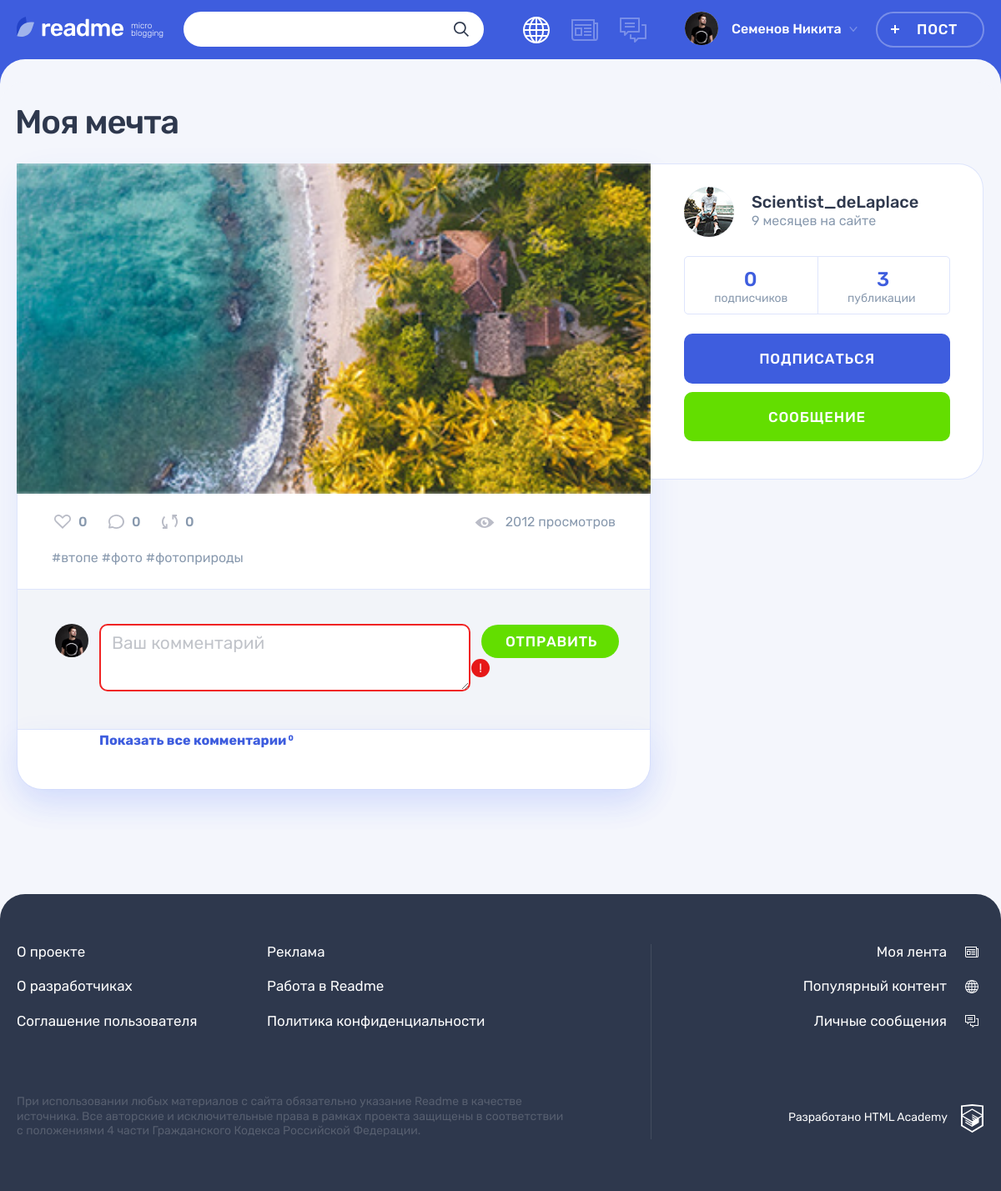
Screenshot of /post.php?id=5 with the database file from the repository.
### tables this page shows
CREATE TABLE posts (
  id INT AUTO_INCREMENT PRIMARY KEY,
  creation_date DATETIME,
  title VARCHAR(64) NOT NULL,
  text TEXT,
  quote_author VARCHAR(64),
  img VARCHAR(255),
  video VARCHAR(255),
  link VARCHAR(255),
  view_count INT,
  user_id INT,
  content_types_id INT
);

CREATE TABLE hashtags (
  id INT AUTO_INCREMENT PRIMARY KEY,
  hashtag_title VARCHAR(128)
);

CREATE TABLE users (
  id INT AUTO_INCREMENT PRIMARY KEY,
  registration_date DATETIME,
  email VARCHAR(320) NOT NULL,
  login VARCHAR(255) NOT NULL,
  password CHAR(64) NOT NULL,
  avatar VARCHAR(255)
);

### helpers.php (called while the page is built, shortened)
<?php
function get_noun_plural_form(int $number, string $one, string $two, string $many): string
{
    $number = (int)$number;
    $mod10 = $number % 10;
    $mod100 = $number % 100;
    switch (true) {
        case ($mod10 > 5):
            return $many;
        case ($mod10 >= 2 && $mod10 <= 4):
            return $two;
        default:
            return $many;
    }
}
function include_template($name, array $data = [])
{
    $name = 'templates/' . $name;
    extract($data);
    require $name;
    $result = ob_get_clean();
    return $result;
}

### db.php (called while the page is built, shortened)
<?php
$con = mysqli_connect("127.0.0.1", "root", "", "2025455-readme-12");
mysqli_set_charset($con, "utf8");
return $con;

### utils.php (called while the page is built, shortened)
<?php
function post_date($date_str, $back): array {
    $date = date_create($date_str);
    $date_format_str = date_format($date, 'Y-m-d H:i');
    $cur_date = date_create('now');
    $diff = date_diff($date, $cur_date);
    $diff_count_i = date_interval_format($diff, "%i");
    $diff_count_h = date_interval_format($diff, "%h");
    $diff_count_d = date_interval_format($diff, "%d");
    $diff_count_m = date_interval_format($diff, "%m");
    $rel_date = 0;
    if ($diff_count_i > 0 && $diff_count_i  < 60) {
        $rel_date = $diff_count_i . get_noun_plural_form($diff_count_i, ' минута ', ' минуты ', ' минут ') . $back;
    }
    if ($diff_count_d >= 7 && $diff_count_d < 30) {
        $rel_date = floor($diff_count_d / 7) . get_noun_plural_form(floor($diff_count_d / 7), ' неделю ', ' недели ', ' недель ') . $back;
    }
    if ($diff_count_m > 1) {
        $rel_date = $diff_count_m . get_noun_plural_form($diff_count_m, ' месяц ', ' месяца ', ' месяцев ') . $back;
    }
    return [$date_format_str, $rel_date];
}
function get_db($sql_query): array {
    $result = mysqli_query(require 'db.php', $sql_query);
    $array = mysqli_fetch_all($result, MYSQLI_ASSOC);
    return($array);
}
function get_post_details_from_db($filter_id): array {
    $query = sprintf("SELECT posts.id, content_types.alias, posts.title, text, quote_author, img, video, link, view_count, user_id, content_types_id
FROM posts
INNER JOIN content_types ON posts.content_types_id = content_types.id
WHERE posts.id = %d",  $filter_id);
    $array = get_db($query);
    return($array);
}
function get_likes_quantity($filter_id): int {
    $query = sprintf("SELECT l.id, l.user_id, l.post_id
FROM likes l
INNER JOIN posts p ON l.post_id = p.id
WHERE p.id = %d", $filter_id);
    $array = get_db($query);
    $likes_quantity = count($array);
    return($likes_quantity);
}
function get_hashtags_for_post($filter_id): array {
    $query = sprintf("SELECT h.hashtag_title
FROM posts p
INNER JOIN posts_hashtags ph ON p.id = ph.post_id
INNER JOIN hashtags h ON ph.hashtag_id = h.id
WHERE p.id = %d", $filter_id);
    $array = get_db($query);
    return($array);
}
function get_comments_for_post_details($filter_id): array {
    $query = sprintf("SELECT p.id, u.login, u.avatar, c.comment_creation_date, content, c.user_id, post_id
FROM comments c
INNER JOIN users u ON c.user_id = u.id
INNER JOIN posts p ON c.post_id = p.id
WHERE p.id = %d", $filter_id);
    $array = get_db($query);
    return($array);
}
function get_user_for_post_details($filter_id): array {
    $query = sprintf("SELECT p.id, u.id, u.login, u.avatar, u.registration_date
FROM posts p
INNER JOIN users u ON p.user_id = u.id
WHERE p.id = %d", $filter_id);
    $array = get_db($query);
    return($array);
}
function get_subscribers_number($filter_id): int {
    $query = sprintf("SELECT s.id, s.author_user_id, s.subscribed_user_id
FROM subscriptions s
INNER JOIN users u ON s.subscribed_user_id = u.id
WHERE u.id = %d", $filter_id);
    $array = get_db($query);
    $subscribers_number = count($array);
    return($subscribers_number);
}
function get_publications_number($filter_id): int {
    $query = sprintf("SELECT p.id, p.user_id, u.id
FROM posts p
INNER JOIN users u ON p.user_id = u.id
WHERE u.id = %d", $filter_id);
    $array = get_db($query);
    $posts_number = count($array);
    return($posts_number);
}
function get_photo_file_path($file_name): string {
    $check_file = file_exists('img/' . $file_name);
    return '../img/' . $file_name;
}

### templates/post/page.php (the view, shortened to what this page needs)
<main class="page__main page__main--publication">
    <div class="container">
        <h1 class="page__title page__title--publication"><?=$post['title']?></h1>
        <section class="post-details">
            <div class="post-details__wrapper post-<?=$post['alias']?>">
                <div class="post-details__main-block post post--details">
                <?=$content?>
                    <div class="post__indicators">
                        <div class="post__buttons">
                            <a class="post__indicator post__indicator--likes button" href="#" title="Лайк">
                                <svg class="post__indicator-icon" width="20" height="17">
                                    <use xlink:href="#icon-heart"></use>
                                </svg>
                                <span><?=$likes_quantity?></span>
                            </a>
                            <a class="post__indicator post__indicator--comments button" href="#" title="Комментарии">
                                <svg class="post__indicator-icon" width="19" height="17">
                                    <use xlink:href="#icon-comment"></use>
                                </svg>
                                <span><?=count($comments, COUNT_NORMAL)?></span>
                            </a>
                            <a class="post__indicator post__indicator--repost button" href="#" title="Репост">
                                <svg class="post__indicator-icon" width="19" height="17">
                                    <use xlink:href="#icon-repost"></use>
                                </svg>
                                <span>0</span>
                            </a>
                        </div>
                        <span class="post__view"><?=$post['view_count']?> просмотров</span>
                    </div>
                    <ul class="post__tags">
                        <?php foreach ($hashtags as $hashtag): ?>
                        <li><a href="#">#<?=$hashtag['hashtag_title']?></a></li>
                        <?php endforeach; ?>
                    </ul>
                    <div class="comments">
                        <form class="comments__form form" action="#" method="post">
                            <div class="comments__my-avatar">
                                <img class="comments__picture" src="../../img/userpic-medium.jpg" alt="Аватар пользователя">
                            </div>
                            <div class="form__input-section form__input-section--error">
                                <textarea class="comments__textarea form__textarea form__input" placeholder="Ваш комментарий"></textarea>
                                <button class="form__error-button button" type="button">!</button>
                            </div>
                            <button class="comments__submit button button--green" type="submit">Отправить</button>
                        </form>
                        <div class="comments__list-wrapper">
                            <a class="comments__more-link" href="#">
                                <span>Показать все комментарии</span>
                                <sup class="comments__amount"><?=count($comments, COUNT_NORMAL)?></sup>
                            </a>
                        </div>
                    </div>
                </div>
                <div class="post-details__user user">
                    <div class="post-details__user-info user__info">
                        <div class="post-details__avatar user__avatar">
                            <a class="post-details__avatar-link user__avatar-link" href="#">
                                <img class="post-details__picture user__picture" src="../img/<?=$user['avatar']?>" alt="Аватар пользователя">
                            </a>
                        </div>
                        <div class="post-details__name-wrapper user__name-wrapper">
                            <a class="post-details__name user__name" href="#">
                                <span><?=$user['login']?></span>
                            </a>
                            <?php $registration_date = $user['registration_date'];
                            [$format_date, $rel_date] = post_date($registration_date, 'на сайте'); ?>
                            <time class="post-details__time user__time" datetime="<?=$format_date?>" title="<?=$registration_date?>"><?=$rel_date?></time>
                        </div>
                    </div>
                    <div class="post-details__rating user__rating">
                        <p class="post-details__rating-item user__rating-item user__rating-item--subscribers">
                            <span class="post-details__rating-amount user__rating-amount"><?=$subscribers_number?></span>
                            <span class="post-details__rating-text user__rating-text"><?=get_noun_plural_form($subscribers_number,'подписчик', 'подписчика', 'подписчиков')?></span>
                        </p>
                        <p class="post-details__rating-item user__rating-item user__rating-item--publications">
                            <span class="post-details__rating-amount user__rating-amount"><?=$publications_number?></span>
                            <span class="post-details__rating-text user__rating-text"><?=get_noun_plural_form($publications_number,'публикация', 'публикации', 'публикаций')?></span>
                        </p>
                    </div>
                    <div class="post-details__user-buttons user__buttons">
                        <button class="user__button user__button--subscription button button--main" type="button">Подписаться</button>
                        <a class="user__button user__button--writing button button--green" href="#">Сообщение</a>
                    </div>
                </div>
            </div>
        </section>
    </div>
</main>

### templates/post/photo.php (shortened to what this page needs)
<div class="post-details__image-wrapper post-photo__image-wrapper">
    <img src="<?=get_photo_file_path($post['img'])?>" alt="Фото от пользователя" width="760" height="507">
</div>

### rows the page displays
posts: title "Моя мечта", img (picture), view_count "2012", user.avatar (picture), user.login "Scientist_deLaplace"
hashtags: hashtag_title "втопе"
hashtags: hashtag_title "фото"
hashtags: hashtag_title "фотоприроды"

### other values shown
$user_name "Семенов Никита"
$likes_quantity "0"
count($comments, COUNT_NORMAL) "0"
$rel_date "9 месяцев на сайте"
$subscribers_number "0"
$publications_number "3"
